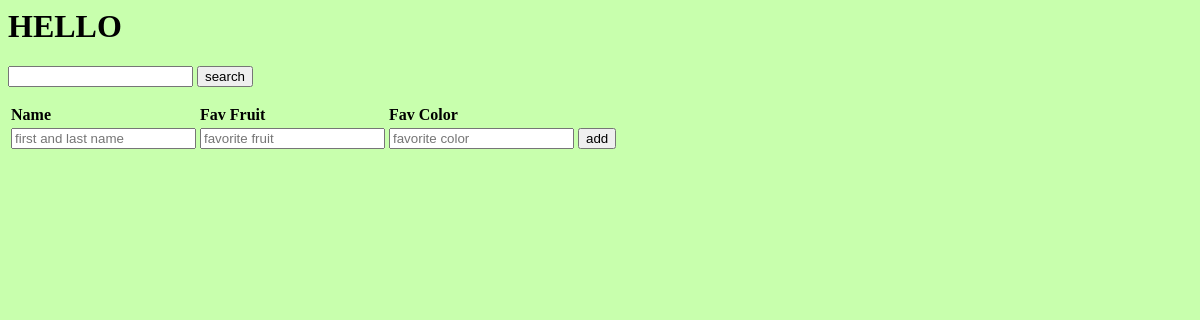
Page /contactapp/ on the earlier database version.
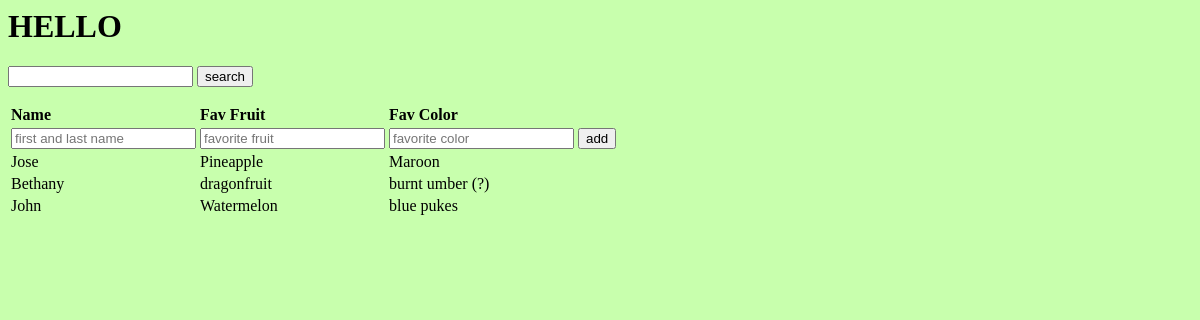
Same page on the later database version.
### contactapp/models.py (models this page shows, shortened)
class Contact(models.Model):
    name = models.CharField(max_length=200)
    fav_fruit = models.CharField(max_length=200)
    fav_color = models.CharField(max_length=200)

### contactapp/views.py (the view)
# urls.py: path('', views.index, name='index')
def index(request):
    if request.method == 'POST':
        name = request.POST['name']
        fav_fruit = request.POST['fav_fruit']
        fav_color = request.POST['fav_color']
        contact = Contact(name=name, fav_fruit=fav_fruit, fav_color=fav_color)
        contact.save()
    search_text = request.GET['search_text'] if 'search_text' in request.GET else ''
    output = Contact.objects.filter(name__icontains=search_text) \
                | Contact.objects.filter(fav_fruit__icontains=search_text) \
                | Contact.objects.filter(fav_color__icontains=search_text)
    context = {'contacts': output, 'color':'red'}
    return render(request, 'contactapp/index.html', context)

### contactapp/templates/contactapp/index.html (shortened to what this page needs)
{% load static %}
<html>
    <head>
        <link href="{% static 'contactapp/style.css' %}" rel="stylesheet"/>
    </head>
    <body>
        <h1>HELLO</h1>
        <form action="{% url 'contactapp:index' %}" method="get">
            <input type="text" name="search_text"/>
            <input type="submit" value="search"/>
        </form>
        <form action="{% url 'contactapp:index' %}" method="post">
            <table>
                <tr>
                    <th>Name</th>
                    <th>Fav Fruit</th>
                    <th>Fav Color</th>
                    <th></th>
                </tr>
                <tr>
                    <td><input type="text" placeholder="first and last name" name="name" pattern="\w+ \w+" title="enter a first and last name"/></td>
                    <td><input type="text" placeholder="favorite fruit" name="fav_fruit" required/></td>
                    <td><input type="text" placeholder="favorite color" name="fav_color"/></td>
                    <td><input type="submit" value="add"/></td>
                </tr>
                {% for contact in contacts %}
                <tr>
                    <td>{{contact.name}}</td>
                    <td>{{contact.fav_fruit}}</td>
                    <td>{{contact.fav_color}}</td>
                </tr>
                {% endfor %}
            </table>
        </form>
    </body>
</html>

Differences in the rows shown:
added Contact: name "Jose", fav_fruit "Pineapple", fav_color "Maroon"
added Contact: name "Bethany", fav_fruit "dragonfruit", fav_color "burnt umber (?)"
added Contact: name "John", fav_fruit "Watermelon", fav_color "blue pukes"
